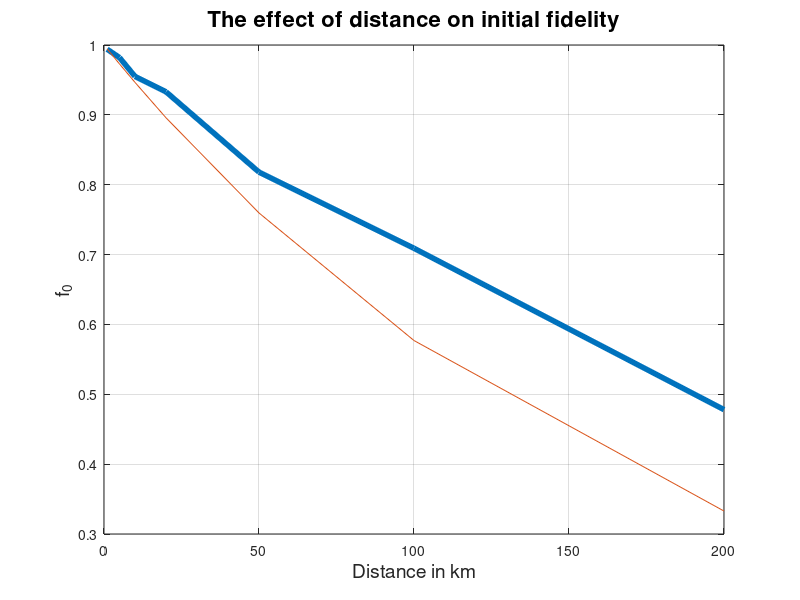

Source code (MATLAB):
%%
% depolarization rate for the channel is 1e+2 for memories are 1 the
%  Photon survival probability per channel length [dB/km] is 0.1.
fidelity=[0.9979999999999999,
 0.9939999999999999,
 0.9709999999999999,
 0.9569999999999999,
 0.8999999999999999,
 0.8009999999999999,
 0.6169999999999999,
 0.30399999999999994,
 0.08799999999999998];

distance = [0.1, 0.5, 1, 2, 5, 10, 20, 50, 100];

plot(distance, fidelity, 'LineWidth',4)
xlabel('Distance in km','FontSize',14);
ylabel('f_0','FontSize',14);
title('The effect of distance on initial fidelity','FontSize',16)
grid on;
%%
% depolarization rate for the channel is 1e+3 for memories are 1e+2 the
%  Photon survival probability per channel length [dB/km].
fidelity = [0.9939999999999999,
 0.9819999999999999,
 0.9549999999999998,
 0.9329999999999999,
 0.8179999999999998,
 0.7089999999999999,
 0.4779999999999999]
distances = [1, 5, 10, 20, 50, 100,200];
plot(distances, fidelity, 'LineWidth',4)
xlabel('Distance in km','FontSize',14);
ylabel('f_0','FontSize',14);
title('The effect of distance on initial fidelity','FontSize',16)
grid on;
%%
hold on
distances = [1, 5, 10, 20, 50, 100,200];
probs = exp(-distances./200000.*1000).*exp(-distances./200000.*100);
plot(distances,probs)
%%
eta = @(L) 10^(-0.1*0.2*L) 
%%
p = @(L) 0.1*eta(L) 